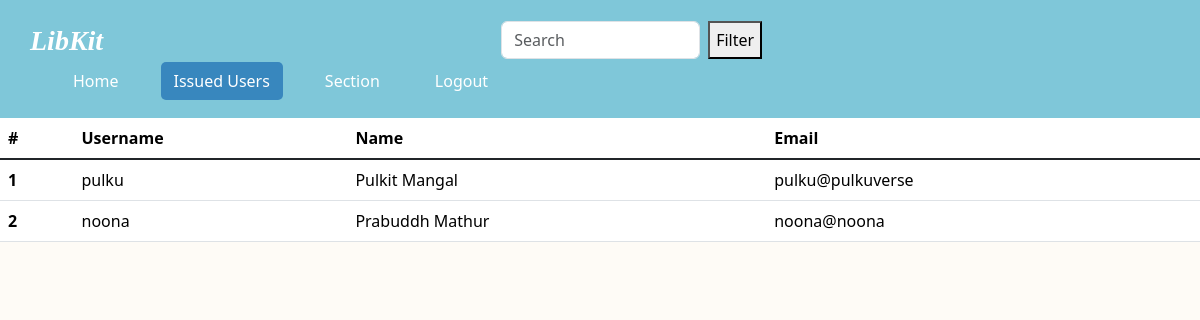
The page /1/issued_users (signed in) on the database its author committed.
### Applications/models.py (models this page shows)
class User(db.Model, UserMixin):
    id = db.Column(db.Integer, primary_key=True)
    name = db.Column(db.String(80), nullable=False)
    username = db.Column(db.String(120), unique=True, nullable=False)
    email = db.Column(db.String(120), unique=True, nullable=False)
    password = db.Column(db.String(120), nullable=False)
    type = db.Column(db.String(80), default='user')
    requests = db.relationship('Request', backref='user')
    feedbacks = db.relationship('Feedback', backref='borrowed_feedbacks')

### Applications/admin_controller.py (the view)
@app.route('/<int:id>/issued_users')
@login_required
def issued_users(id):
        if current_user.type=='user':
            return render_template('UA.html', error='You are not authorized to view this page')
        data=Feedback.query.filter_by(book_id=id).all()
        if len(data)==0:
            return render_template('issued_users.html', error='There are no issued users at the moment.')
        section_id=Books.query.get(id).bs_id
        main_data=[]
        for i in data:
            user = User.query.filter_by(id=i.borrow_user_id).first()
            main_data.append((user.username, user.name,user.email))
        return render_template('issued_users.html', main_data=main_data,section_id=section_id)

### Applications/controller.py (called while the page is built)
@login_manager.user_loader
def load_user(user_id):
    return User.query.get(int(user_id))

### templates/issued_users.html (shortened to what this page needs)
<!DOCTYPE html>
<html lang="en">
<head>
    <link href="https://cdn.jsdelivr.net/npm/bootstrap@5.3.3/dist/css/bootstrap.min.css" rel="stylesheet">
</head>
<body style="background-color: #FEFBF6;" >
    <header>
        <nav class="navbar navbar-default" style="background-color: #7FC7D9; padding:18px;">
          <div class="container-fluid">
            <div class="navbar-header">
              <a class="navbar-brand" href="/admin_dash" style="font-size: 28px;"><span style="font-family: Zapfino; font-style: italic;color:white"><strong>LibKit</strong></span></a>
            </div>
            <div class="container-fluid col-md-3" style="margin-left: 370px;">
              <form class="d-flex" role="search" method="post" action="/search">
                <input class="form-control me-2 " type="search" placeholder="Search" aria-label="Search" name="search">
                <button type="submit">Filter</button>
              </form>
            </div>
            <ul class="nav navbar-nav navbar-right">
              <li>
                <div class="btn-group">
                  <button type="submit" class="btn btn-outline navbar-btn" onclick="window.location.href='/admin_dash'" style="border-radius: 5px; ">Home</button>
                <button type="submit" class="btn  navbar-btn" onclick="location.reload();" style="background-color: #3887BE; margin-right: 30px;border-radius: 5px; color:white">Issued Users</button>
                  <button type="submit" class="btn btn-outline navbar-btn" onclick="window.location.href='/{{section_id}}/section'" style="border-radius: 5px;">Section</button>
                  <button type="submit" class="btn btn-outline navbar-btn" onclick="window.location.href='/login'" style="border-radius: 5px;">Logout</button>
                </div>
              </li>
            </ul>
          </div>
        </nav>
      </header>
    <table class="table">
        <thead>
          <tr>
            <th scope="col">#</th>
            <th scope="col">Username</th>
            <th scope="col">Name</th>
            <th scope="col">Email</th>
          </tr>
        </thead>
        <tbody class="table-group-divider">
            {%for username,name,email in main_data%}
          <tr>
            <th scope="row">{{loop.index}}</th>
            <td>{{username}}</td>
            <td>{{name}}</td>
            <td>{{email}}</td>
          </tr>
            {%endfor%}
        </tbody>
      </table>
</body>
</html>

### templates/issued_users.html (style rules this page uses)
.btn-outline { background-color: transparent; color: white; border: 1px solid #7FC7D9; margin-right: 30px; }
.btn-outline:first-child { margin-left: 30px; }

### rows shown on the page
User: username "pulku", name "Pulkit Mangal", email "pulku@pulkuverse"
User: username "noona", name "Prabuddh Mathur", email "noona@noona"
